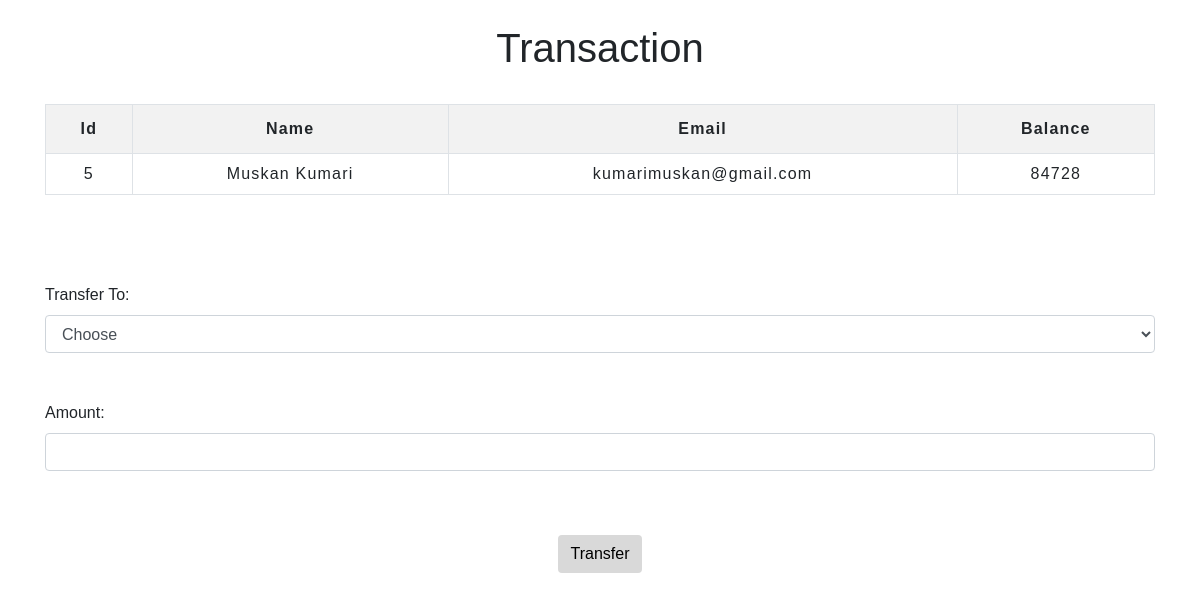
The page /transaction.php?id=5 on the database its author committed.
### tables this page shows
CREATE TABLE `users` (
  `id` int(3) NOT NULL,
  `name` text NOT NULL,
  `email` varchar(30) NOT NULL,
  `balance` int(8) NOT NULL
);

### transaction.php (the view, shortened to what this page needs)
<!DOCTYPE html>
<html lang="en">
<head>
    <link rel="stylesheet" href="https://maxcdn.bootstrapcdn.com/bootstrap/4.0.0/css/bootstrap.min.css">
    <link rel="stylesheet" type="text/css" href="css/table.css">
</head>
<body>
	<div class="container">
        <h2 class="text-center pt-4">Transaction</h2>
            <?php
                include 'db.php';
                $sid=$_GET['id'];
                $sql = "SELECT * FROM  users where id=$sid";
                $result=mysqli_query($conn,$sql);
                $rows=mysqli_fetch_assoc($result);
            ?>
            <form method="post" name="tcredit" class="tabletext" ><br>
        <div>
            <table class="table table-striped table-condensed table-bordered">
                <tr>
                    <th class="text-center">Id</th>
                    <th class="text-center">Name</th>
                    <th class="text-center">Email</th>
                    <th class="text-center">Balance</th>
                </tr>
                <tr>
                    <td class="py-2"><?php echo $rows['id'] ?></td>
                    <td class="py-2"><?php echo $rows['name'] ?></td>
                    <td class="py-2"><?php echo $rows['email'] ?></td>
                    <td class="py-2"><?php echo $rows['balance'] ?></td>
                </tr>
            </table>
        </div>
        <br><br><br>
        <label>Transfer To:</label>
        <select name="to" class="form-control" required>
            <option value="" disabled selected>Choose</option>
        </select>
        <br>
        <br>
            <label>Amount:</label>
            <input type="number" class="form-control" name="amount" required>
            <br><br>
                <div class="text-center" >
            <button class="btn mt-3" name="submit" type="submit" id="myBtn">Transfer</button>
            </div>
        </form>
    </div>
</body>
</html>

### css/table.css (style rules this page uses)
* { padding: 0; margin: 0; box-sizing: border-box; font-family: sans-serif; }
h2 { font-size: 40px; }
table { letter-spacing: 1.2px; }
td { text-align: center; }
button { border:none; background: #d9d9d9; transition: 1s; }

### transaction.php (style rules this page uses)
button { border:none; background: #d9d9d9; }

### rows shown on the page
users: id "5", name "Muskan Kumari", email "kumarimuskan@gmail.com", balance "84728"
